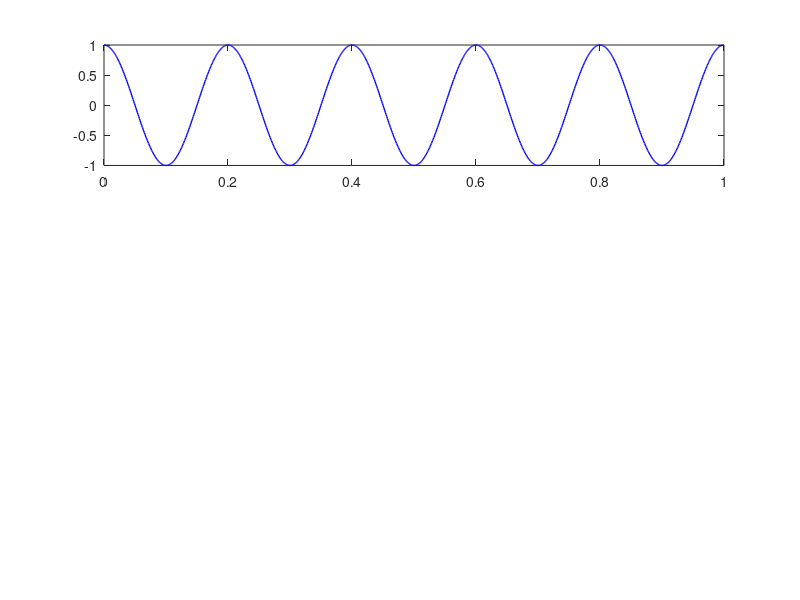

Reproduce this figure in MATLAB. (Note: this script raises an error after producing the figure.)
% --- 參數設定 ---
fs = 1e6;                 % 取樣率 (Sampling Rate) = 1 MHz
T = 1/fs;                 % 取樣週期
L = 10000;                % 訊號長度
t = (0:L-1)*T;            % 時間向量

fm = 5e3;                 % Message frequency = 5 kHz
fc = 0.1e6;               % Carrier frequency = 0.1 MHz (100 kHz)

% --- 1. 生成訊息訊號與載波 ---
mt = cos(2*pi*fm*t);      % m(t)
ct = cos(2*pi*fc*t);      % c(t)

% --- 2. DSB-SC 調變 ---
st = mt .* ct;            % s(t) = m(t) * c(t)

% --- 3. DSB-SC 解調 (Coherent Detection) ---
demod_raw = st .* ct;

% --- 4. FIR 低通濾波器 ---
N = 101;
fc_lpf = 20e3;
wc = 2 * pi * fc_lpf / fs; % 正規化角頻率
n = -(N-1)/2 : (N-1)/2;

% 計算 Sinc 函數與窗函數
h_ideal = sin(wc * n) ./ (pi * n);
h_ideal((N+1)/2) = wc / pi;
w = 0.54 - 0.46 * cos(2 * pi * (0:N-1) / (N-1)); % Hamming Window
h = h_ideal .* w;

% 執行卷積 (Convolution)
demod_signal_raw = conv(demod_raw, h, 'same');
demod_signal = demod_signal_raw * 2; % 補償相干解調造成的振幅減半

% --- 5. 頻譜分析 (FFT) ---
f = fs*(0:(L/2))/L;       % 頻率軸 (0 到 500kHz)
MT = abs(fft(mt)/L);
ST = abs(fft(st)/L);
DEMOD = abs(fft(demod_signal)/L);

% --- 6. 繪圖 ---
figure('Name', 'DSB-SC Simulation (fs=1MHz, fc=0.1MHz)', 'Color', 'w');

% A. 時域圖 (看前 1000 個點，約 1ms)
subplot(3,1,1);
plot(t(1:1000)*1e3, mt(1:1000), 'b', 'LineWidth', 1, 'DisplayName', 'Message'); hold on;
plot(t(1:1000)*1e3, st(1:1000), 'r', 'Color', [1 0 0 0.4], 'DisplayName', 'DSB-SC');
title('時域訊號 (Time Domain)');
xlabel('時間 (ms)');
legend; grid on;

% B. 頻域圖 (觀察載波與側帶)
subplot(3,1,2);
plot(f/1e3, 2*ST(1:L/2+1), 'r', 'LineWidth', 1.5);
title('DSB-SC 調變後頻譜 (Centered at 100kHz)');
xlabel('頻率 (kHz)');
xlim([80 120]); % 放大看載波附近的側帶
grid on;

% C. 解調結果對比 (加上相位補償)
subplot(3,1,3);
delay = (N-1)/2; % FIR 延遲
% 繪圖時對齊延遲：Original 往前縮，Demodulated 往後移
plot(t(1:1000-delay)*1e3, mt(1:1000-delay), 'b', 'LineWidth', 2, 'DisplayName', 'Original'); hold on;
plot(t(1:1000-delay)*1e3, demod_signal(delay+1:1000), 'r--', 'LineWidth', 1.5, 'DisplayName', 'Demodulated');
title('解調結果對比');
xlabel('時間 (ms)');
legend; grid on;
